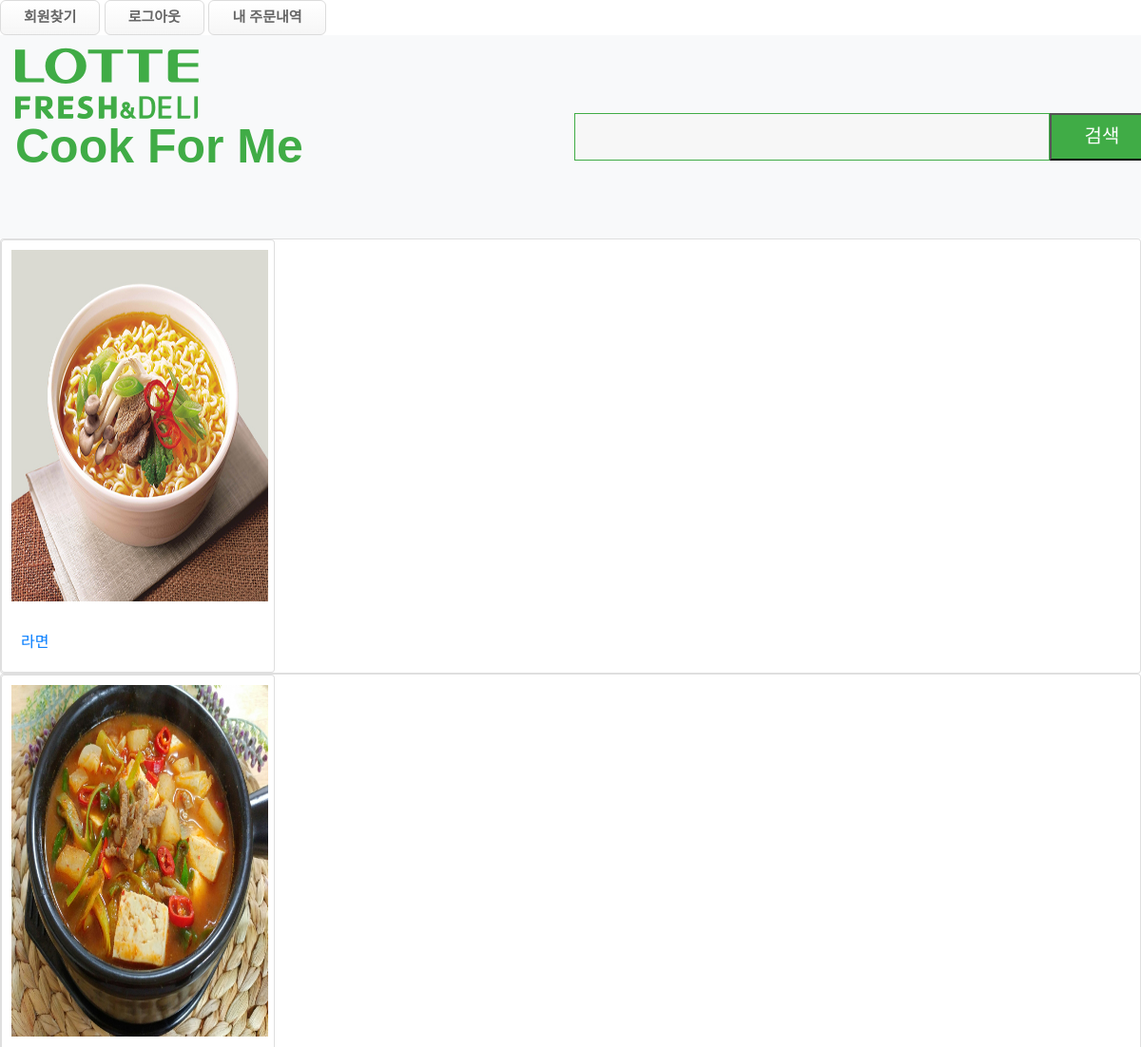
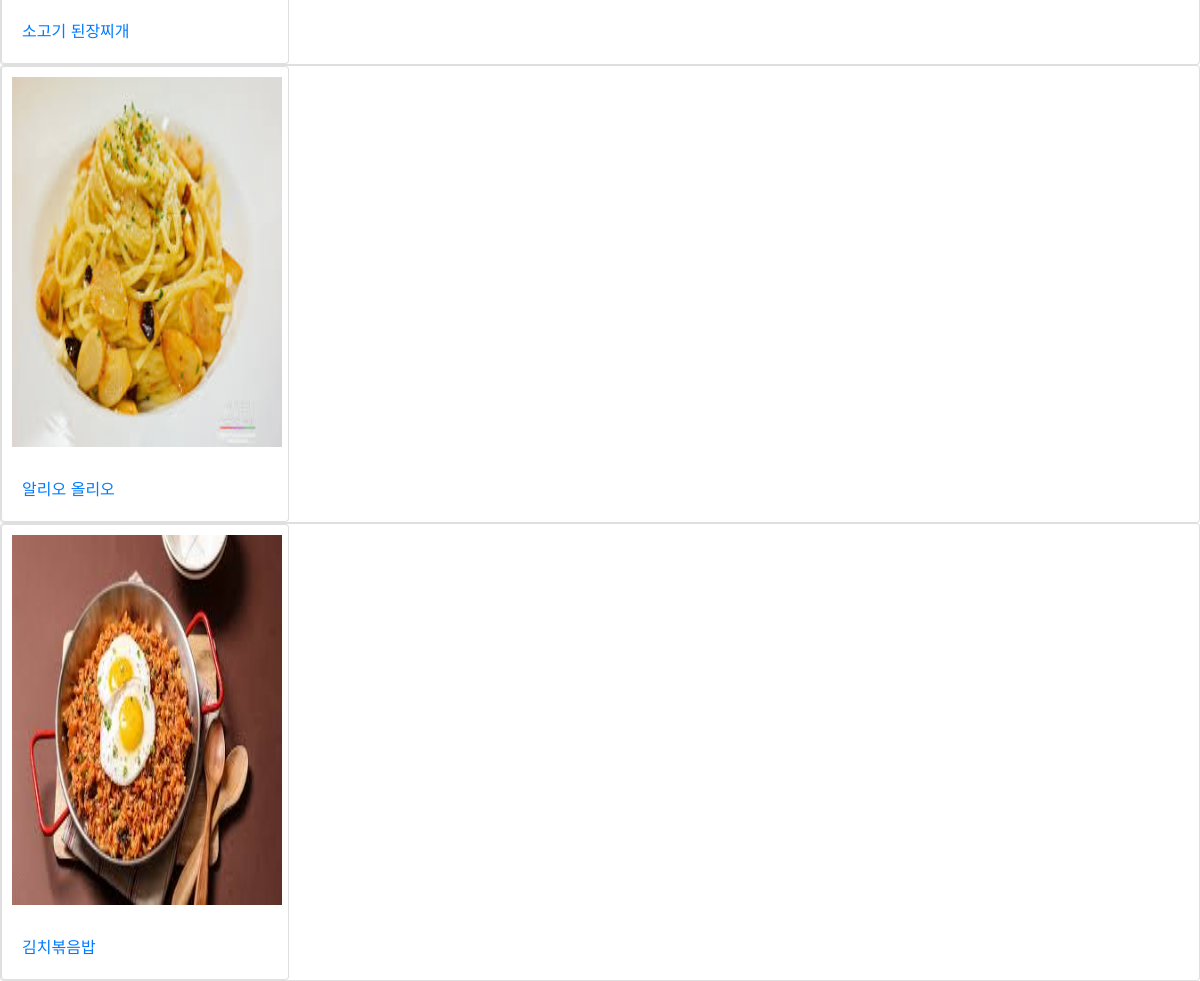
The app's page / (signed in) with its own data (2 pictures, top to bottom).
### Main/models.py (models this page shows, shortened)
class Recipe(models.Model):
    recipe_name = models.CharField(max_length=40)
    recipe_image = models.ImageField(upload_to="images/Recipe", blank=True)

### Main/views.py (the view)
# urls.py: path('', include(Main.urls), name='main'),
def main(request):
    recipes = Recipe.objects.all()
    return render(request, 'main.html', {"recipes": recipes})

### Main/templates/main.html (shortened to what this page needs)
<!DOCTYPE html>
<html lang="en">
{%load static%}
<head>
    <link rel="stylesheet" href="https://stackpath.bootstrapcdn.com/bootstrap/4.5.0/css/bootstrap.min.css"
>
    <link rel="stylesheet" type="text/css" href="{% static 'css/main.css' %}">
</head>
<body>
    <a href="{%url 'main:sign_search' %}"><button class="btn">회원찾기</button></a>
    {%if user.is_authenticated%}
    <a href="{%url 'main:sign_out'%}"><button class="btn">로그아웃</button></a>
    <a href="{%url 'main:sign_search' %}"><button class="btn">내 주문내역</button></a>
    {% endif %}
    <nav class="navbar navbar-expand-lg navbar-light bg-light">
        <a class="navbar-brand" href="#">
            <div>
                <div class="title"><img src="./static/logo.png"></div>
                <br>
                <div class="maintitle">Cook For Me</div>
            </div>
        </a>
        <div class="collapse navbar-collapse" id="navbarNav">
            <ul class="navbar-nav">
                <li class='nav-item'>
                    <form action="{% url 'main:search'%}" method="GET">
                        <div class="searchbackground">
                            <input type="text" class='search' name="recipe_name">
                            <input type="submit" class='searchbutton' value="검색" placeholder="레시피입력">
                        </div>
                    </form>
                </li>
            </ul>
        </div>
    </nav>
    {% for recipe in recipes %}
    <div class="card">
        <a href="{% url 'pickup:recipeDetail' recipe.id %}">
            <div class='card float-letf' style="width: 18rem;">
                <img src="{{ recipe.recipe_image.url }}" class="card-image-top">
                <div class="card-body">
                    <p class="card-text">{{ recipe.recipe_name }}</p>
                </div>
            </div>
        </a>
    </div>
    {% endfor %}
</body>
</html>

### Main/static/css/main.css (style rules this page uses)
.title { height: 46px; font-family: AppleSDGothicNeo; font-size: 40px; font-weight: normal; font-stretch: normal; font-style: normal; line-height: 1.15; letter-spacing: normal; color: #40AC46; }
.maintitle { width: 572px; height: 112px; object-fit: contain; font-family: Arial; font-size: 50px; font-weight: bold; font-stretch: normal; font-style: normal; line-height: 1.15; letter-spacing: normal; color: #40AC46; }
.searchbackground { display: flex; justify-content: center; }
.search { width: 500px; height: 50px; border: solid 1px #40AC46; background-color: #f7f7f7; }
.searchbutton { width: 109.8px; height: 50px; background-color: #40AC46; font-family: AppleSDGothicNeo; font-size: 20px; font-weight: normal; font-stretch: normal; font-style: normal; line-height: 1.22; letter-spacing: normal; color: #ffffff; }
.btn { box-shadow:inset 0px 1px 0px 0px #ffffff; background:linear-gradient(to bottom, #ffffff 5%, #f6f6f6 100%); background-color:#ffffff; border-radius:6px; border:1px solid #dcdcdc; display:inline-block; cursor:pointer; color:#666666; font-family:Arial; font-size:15px; font-weight:bold; padding:6px 24px; text-decoration:none; text-shadow:0px 1px 0px #ffffff; }
.card img { height: 390px; width: 290px; padding: 10px; }

### records on screen
Recipe: recipe_image (picture), recipe_name "라면"
Recipe: recipe_image (picture), recipe_name "소고기 된장찌개"
Recipe: recipe_image (picture), recipe_name "알리오 올리오"
Recipe: recipe_image (picture), recipe_name "김치볶음밥"
